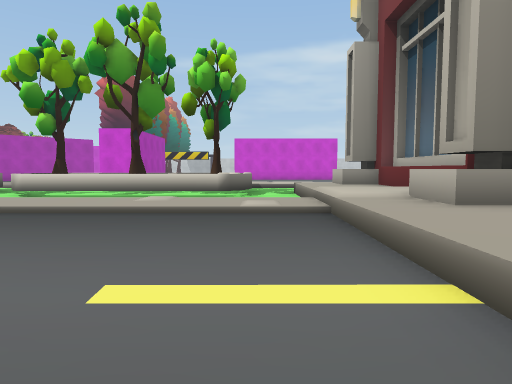
view 1 (above)

24 first-person views from a walk through a 3-D level made in the Unity game engine. The camera is 1.3 m above the floor, tilts 4° down and sees 75° across. The floor is counted in squares, 2 m on a side. Each view is taken from the middle of a square. On the plan, view 1 faces up. The plan holds only what a view shows up to about 10 squares ahead; the rest is blank. The place goes on beyond the plan. Some surface patterns are stand-ins.

view 2
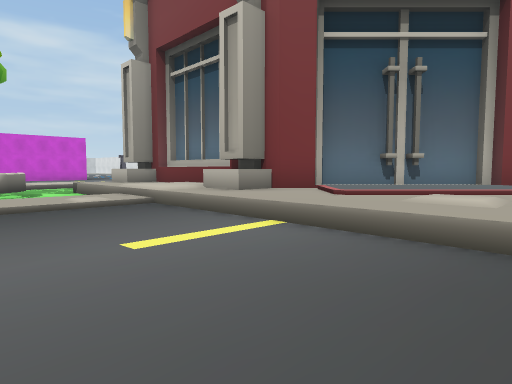

view 3
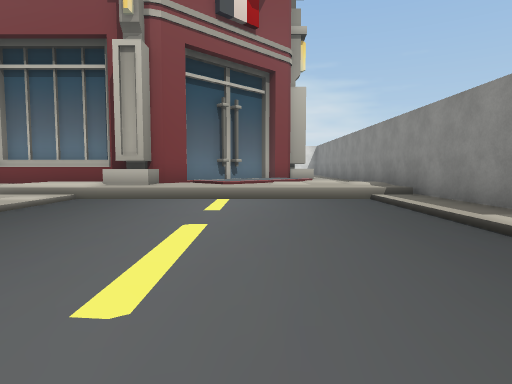

view 4
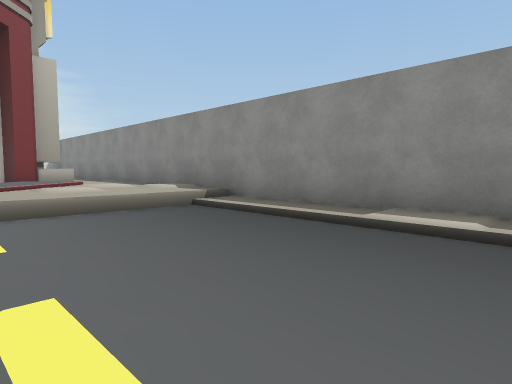

view 5
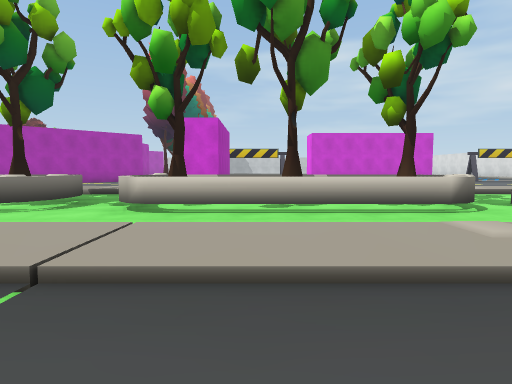

view 6
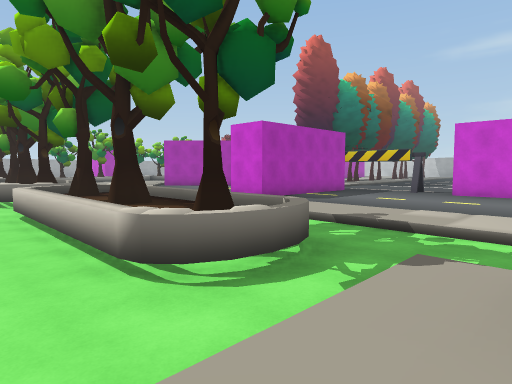

view 7
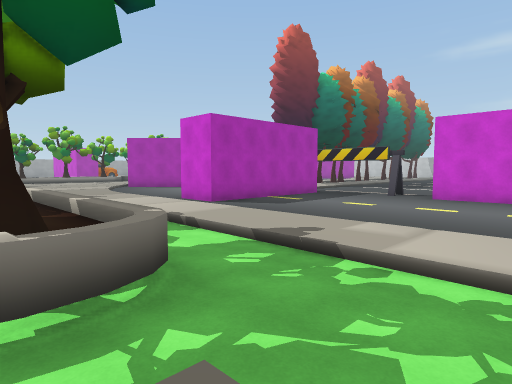

view 8
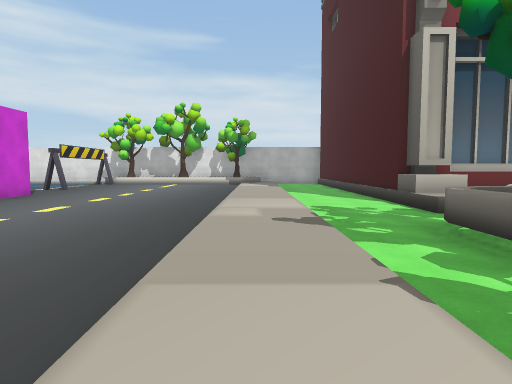

view 9
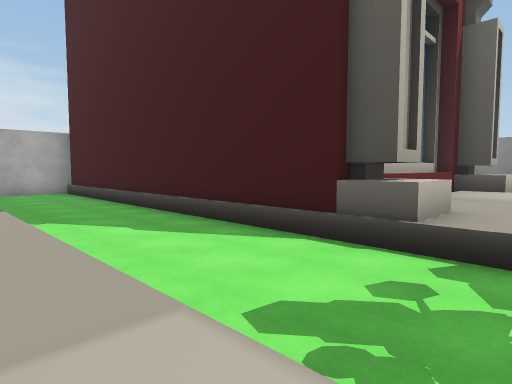

view 10
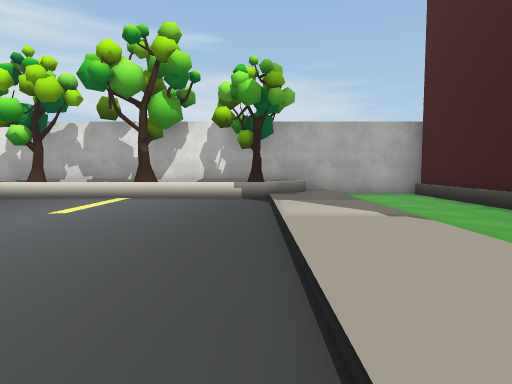

view 11
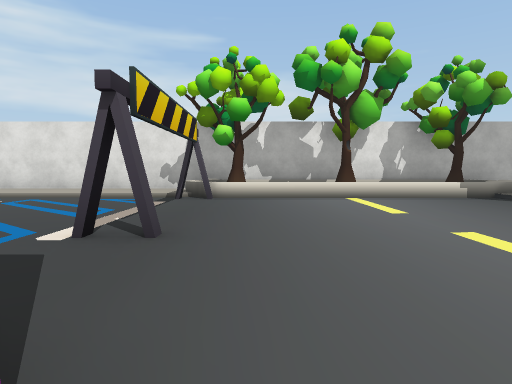

view 12
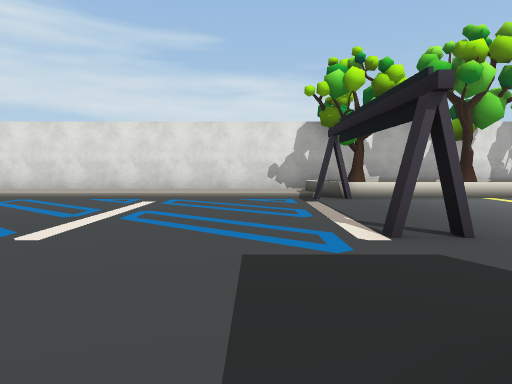

view 13
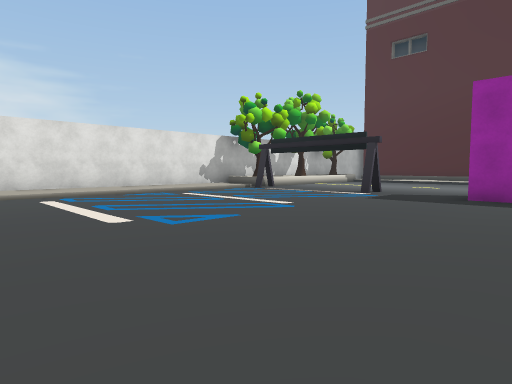

view 14
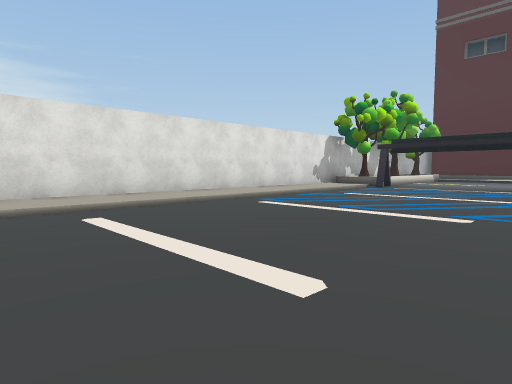

view 15
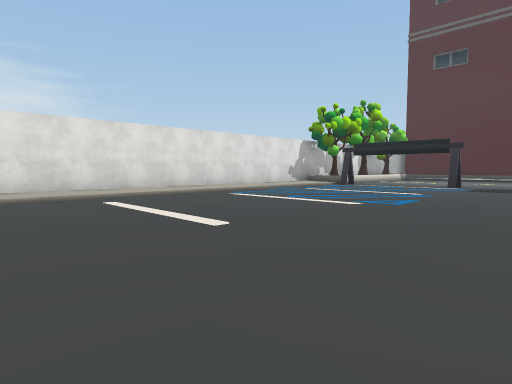

view 16
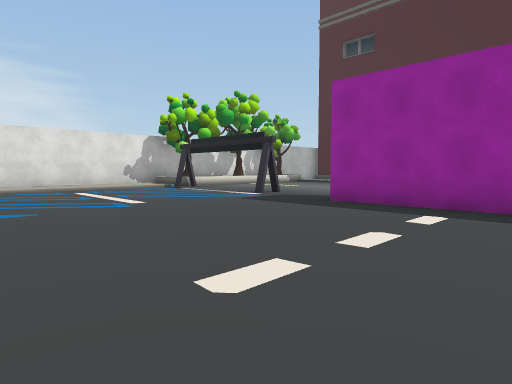

view 17
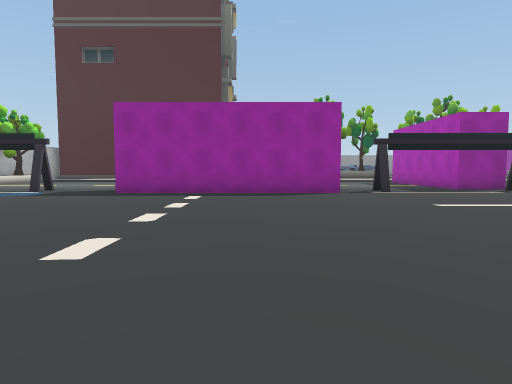

view 18
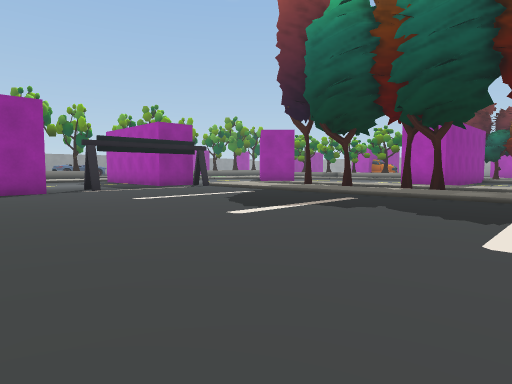

view 19
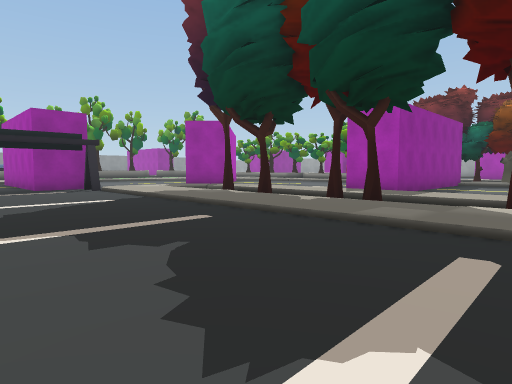

view 20
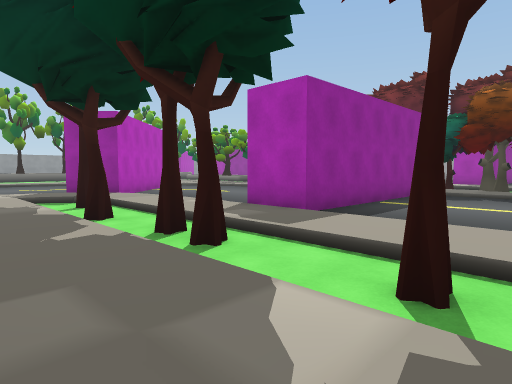

view 21
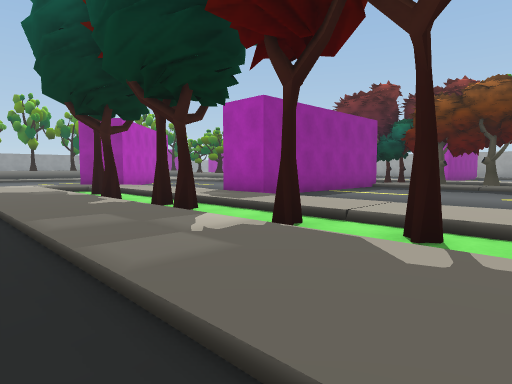

view 22
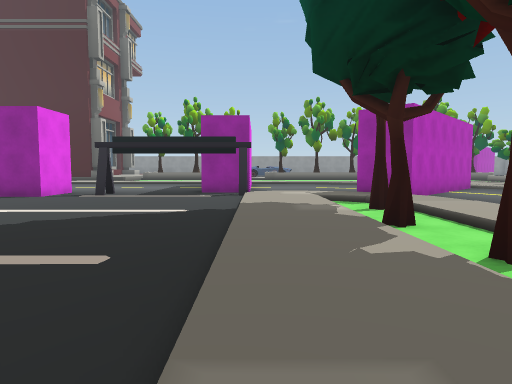

view 23
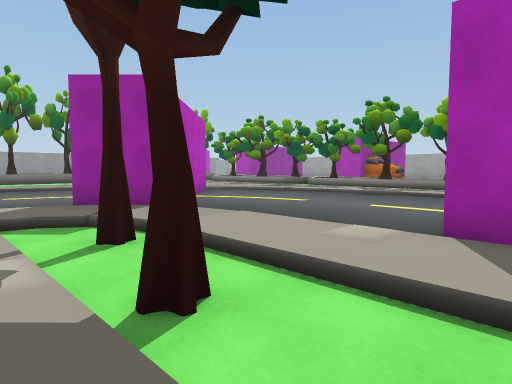

view 24
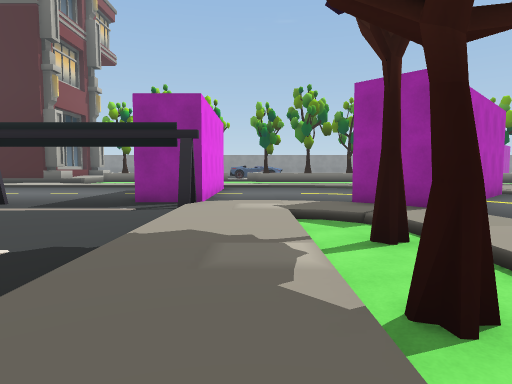

### Floor plan
Key: @ floor where view 1 was taken; # wall or solid block; x gap in a wall; . main floor; : floor 0.25 m higher than the main floor; + floor 0.5 m higher than the main floor; / step, stairs or slope; T tree; B building.
Columns run from 16 left of view 1 to 14 right of it. Each row starts with its distance up from view 1.
 33       /.::.         .....
 32 .....:/T::.         ........::#
 31 .....:/.::........  ........::#
 30 .....:/T::........  ........::#
 29 .....:/.::..................::#
 28 .....:/T::..................::#
 27 #####:/T::..................::#
 26     #:/.::..................::#
 25 .....:/T::..................::#
 24 .....:/.::..................::#
 23 .....:T.::..................::#
 22 .....///::..................::#
 21 .....##::/.....######.......::#
 20  ...## ///#..#.###  #..#.... /#
 19   .## ....#....... ......... /#
 18  .## .....#................. /#
 17  x   .....#.................#/#
 16      ..   #................. /#
 15           #................. /#
 14           ..................#/#
 13        ::::::::::::::::::::://#
 12        // ////////////////////#
 11         ..   .................#
 10        TT.TTTTTT..............#
  9       TTT.TTTTTTTB+BBBBBBBBBBB
  8         .........B BB
  7          ........B+BB
  6          ::/:::::/ BB
  5           //////// BB
  4            ....../ B
  3             ...../  BB
  2            ....../   BB
  1           ......./     B
  0            .....@/     B
 -1             ...../     BB
 -2             :::::/
 -3              ##########

Positions as (right, up) in squares from view 1, and headings:
1: (0, 0), facing up
2: (-2, -1), facing up-right
3: (-6, 1), facing right
4: (-4, 2), facing down-right
5: (-4, 3), facing up
6: (2, 7), facing up-left
7: (2, 9), facing up-left
8: (-5, 13), facing right
9: (1, 13), facing down-right
10: (4, 14), facing right
11: (4, 19), facing right
12: (4, 22), facing right
13: (3, 29), facing down-right
14: (6, 32), facing down-right
15: (4, 33), facing down-right
16: (1, 27), facing down-right
17: (1, 30), facing down
18: (1, 31), facing down-left
19: (-3, 31), facing down-left
20: (-7, 31), facing down-left
21: (-6, 33), facing down-left
22: (-7, 30), facing down
23: (-8, 27), facing down-left
24: (-8, 27), facing down
